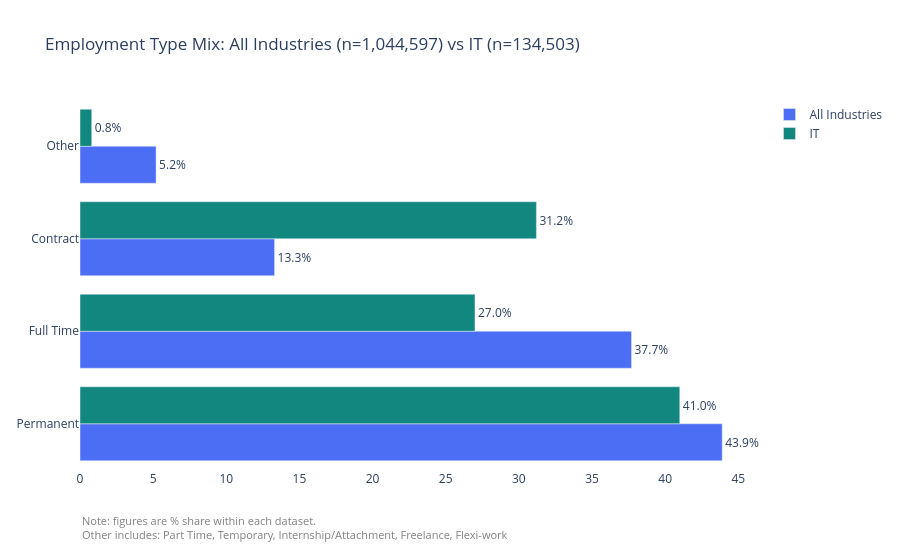

Source (notebook cell):
### Code cell
def summarize(data):
    s = data["employmentTypes"].value_counts().reset_index()
    s.columns = ["employmentTypes", "count"]
    s["percentage"] = (s["count"] / s["count"].sum() * 100).round(1)
    s["group"] = s["employmentTypes"].where(s["percentage"] >= 3, "Other")
    g = s.groupby("group")[["count"]].sum().reset_index()
    g["percentage"] = (g["count"] / g["count"].sum() * 100).round(1)
    return g


all_summary = summarize(df_all).assign(dataset="All Industries")
it_summary = summarize(df_it_filtered).assign(dataset="IT")

combined = pd.concat([all_summary, it_summary])

# fix the bar order so it reads Permanent -> Full Time -> Contract -> Other
order = ["Permanent", "Full Time", "Contract", "Other"]
combined["group"] = pd.Categorical(combined["group"], categories=order, ordered=True)
combined = combined.sort_values("group")

fig = px.bar(
    combined,
    x="percentage",
    y="group",
    color="dataset",
    barmode="group",
    orientation="h",
    text=combined["percentage"].astype(str) + "%",
    labels={
        "percentage": "% of postings",
        "group": "Employment type",
        "dataset": ""
    },
    color_discrete_map={
        "All Industries": "#4C6EF5",  # blue
        "IT": "#12877F"                # green
    },
    title=f"Employment Type Mix: All Industries "
          f"(n={len(df_all):,}) vs IT "
          f"(n={len(df_it_filtered):,})"
)

fig.update_traces(
    textposition="outside",
    cliponaxis=False
)

fig.update_layout(
    xaxis_title=None,
    yaxis_title=None,
    plot_bgcolor="white",
    margin=dict(b=90)
)
fig.add_annotation(
    text="Note: figures are % share within each dataset.<br>Other includes: Part Time, Temporary, Internship/Attachment, Freelance, Flexi-work",
    xref="paper", yref="paper",
    x=0, y=-0.2,
    showarrow=False,
    font=dict(size=11, color="gray"),
    align="left"
)
fig.show()

### Figure 1 — Plotly figure (JSON) as saved in the notebook; plotly's stock layout.template omitted (floating-point values rounded to 4 significant figures)
{"data": [{"alignmentgroup": "True", "cliponaxis": false, "hovertemplate": "=All Industries<br>% of postings=%{x}<br>Employment type=%{y}<br>text=%{text}<extra></extra>", "legendgroup": "All Industries", "marker": {"color": "#4C6EF5", "pattern": {"shape": ""}}, "name": "All Industries", "offsetgroup": "All Industries", "orientation": "h", "showlegend": true, "text": ["43.9%", "37.7%", "13.3%", "5.2%"], "textposition": "outside", "type": "bar", "x": [43.9, 37.7, 13.3, 5.2], "xaxis": "x", "y": ["Permanent", "Full Time", "Contract", "Other"], "yaxis": "y"}, {"alignmentgroup": "True", "cliponaxis": false, "hovertemplate": "=IT<br>% of postings=%{x}<br>Employment type=%{y}<br>text=%{text}<extra></extra>", "legendgroup": "IT", "marker": {"color": "#12877F", "pattern": {"shape": ""}}, "name": "IT", "offsetgroup": "IT", "orientation": "h", "showlegend": true, "text": ["41.0%", "27.0%", "31.2%", "0.8%"], "textposition": "outside", "type": "bar", "x": [41.0, 27.0, 31.2, 0.8], "xaxis": "x", "y": ["Permanent", "Full Time", "Contract", "Other"], "yaxis": "y"}], "layout": {"annotations": [{"align": "left", "font": {"color": "gray", "size": 11}, "showarrow": false, "text": "Note: figures are % share within each dataset.<br>Other includes: Part Time, Temporary, Internship/Attachment, Freelance, Flexi-work", "x": 0, "xref": "paper", "y": -0.2, "yref": "paper"}], "barmode": "group", "legend": {"title": {"text": ""}, "tracegroupgap": 0}, "margin": {"b": 90}, "plot_bgcolor": "white", "title": {"text": "Employment Type Mix: All Industries (n=1,044,597) vs IT (n=134,503)"}, "xaxis": {"anchor": "y", "domain": [0, 1], "title": {}}, "yaxis": {"anchor": "x", "domain": [0, 1], "title": {}}}}
